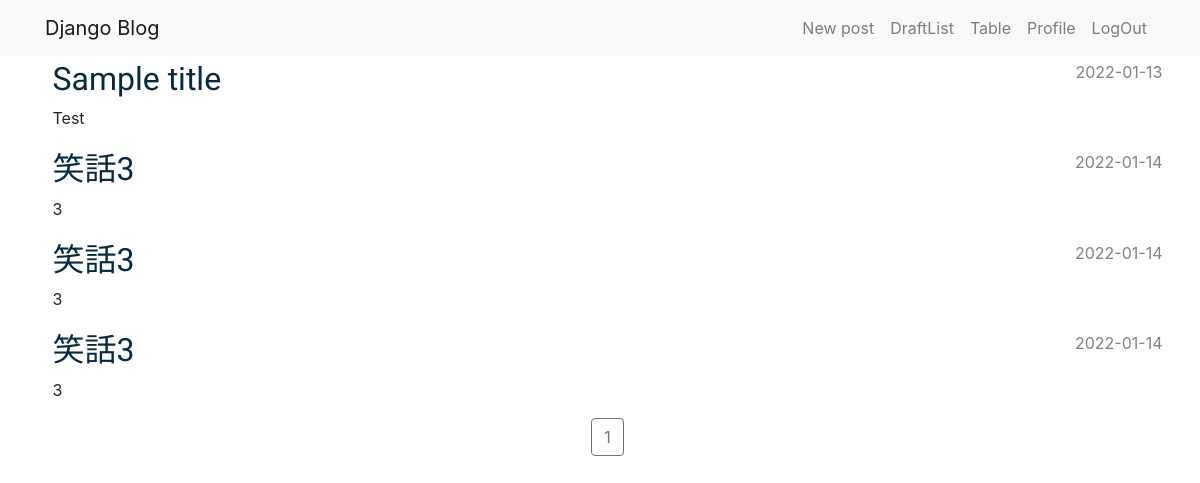
Before: /list (signed in) with the older database file.
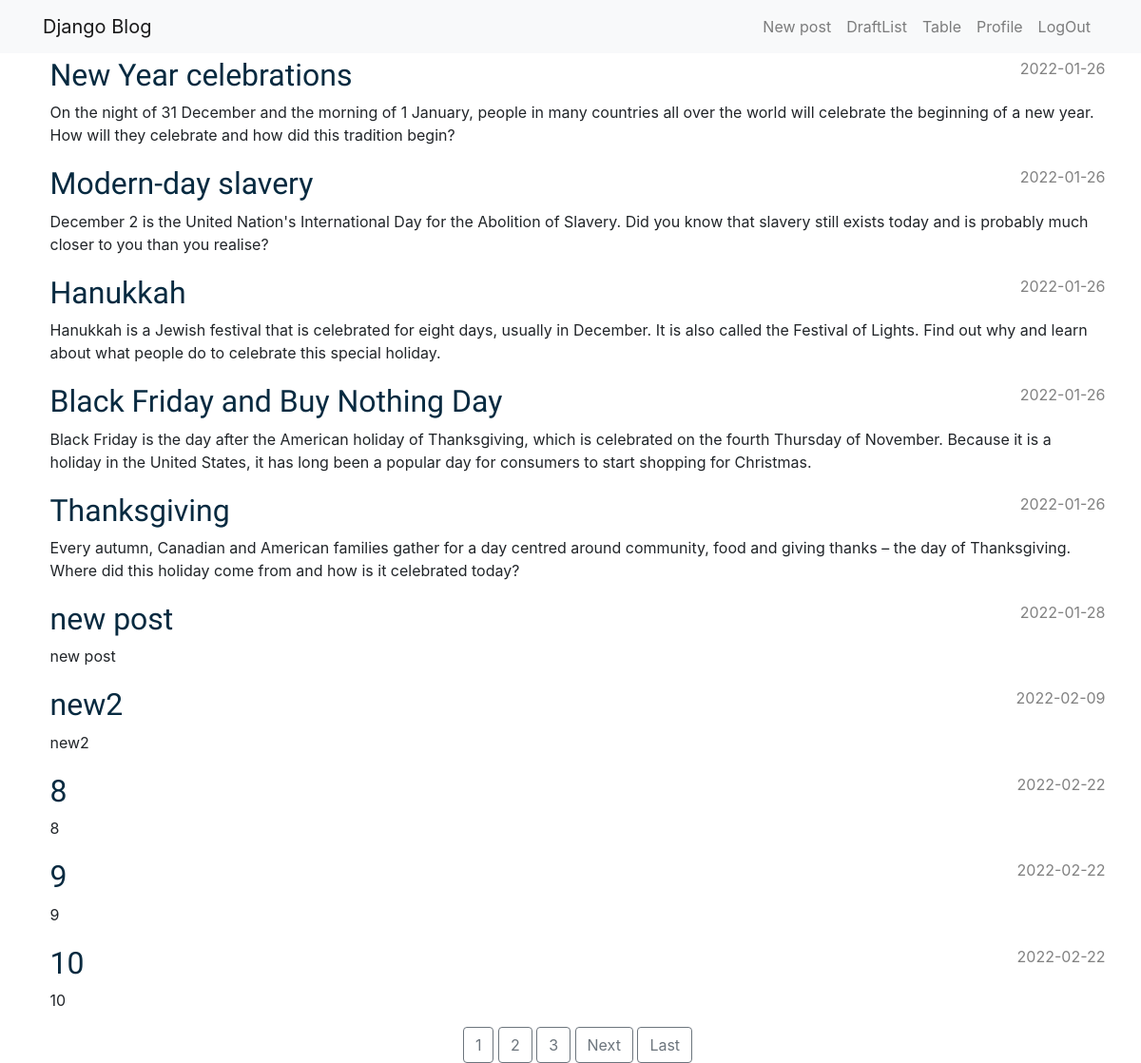
After: the same page with the newer database file.
### blog/models.py (models this page shows, shortened)
class Post(models.Model):
    author = models.ForeignKey(settings.AUTH_USER_MODEL, on_delete=models.CASCADE)
    title = models.CharField(max_length=200)
    text = models.TextField()
    created_date = models.DateTimeField(default=timezone.now)
    published_date = models.DateTimeField(blank=True, null=True)

### blog/views.py (the view)
# urls.py: path('list', views.post_list, name='post_list'),
@login_required
def post_list(request):
    posts = Post.objects.filter(published_date__lte=timezone.now()).order_by('published_date')
    paginator = Paginator(posts, 10) # Show 10 contacts per page.
    page_number = request.GET.get('page')
    page_obj = paginator.get_page(page_number)
    return render(request, 'blog/post_list.html', {'page_obj': page_obj})

### blog/templates/blog/post_list.html (shortened to what this page needs)
{% extends 'blog/base.html' %}
{% block content %}
    {% for post in page_obj %}
        <article class="post">
            <time class="date">
              {{ post.published_date|date:'Y-m-d'}}
            </time>
            <h2><a href="{% url 'post_detail' pk=post.pk %}">{{ post.title }}</a></h2>
            <p>{{ post.text|linebreaksbr }}</p>
        </article>
    {% endfor %}
    <div class="text-center">
        {% for num in page_obj.paginator.page_range %}
          {% if page_obj.number == num %}
            <a class="btn btn-outline-secondary" href="?page={{ num }}">{{ num }}</a>
          {% elif num > page_obj.number|add:'-3' and num < page_obj.number|add:'3' %}
            <a class="btn btn-outline-secondary" href="?page={{ num }}">{{ num }}</a>
          {% endif %}
        {% endfor %}
        {% if page_obj.has_next %}
          <a class="btn btn-outline-secondary" href="?page={{ page_obj.next_page_number }}">Next</a>
          <a class="btn btn-outline-secondary" href="?page={{ page_obj.paginator.num_pages }}">Last</a>
        {% endif %}
      </div>
{% endblock %}

Changed rows visible on the page:
removed Post: published_date "2022-01-13", title "Sample title", text "Test"
removed Post: published_date "2022-01-14", title "笑話3", text "3"
removed Post: published_date "2022-01-14", title "笑話3", text "3"
removed Post: published_date "2022-01-14", title "笑話3", text "3"
added Post: published_date "2022-01-26", title "New Year celebrations", text "On the night of 31 December and the morning of 1 January, people in many countries all over the world will celebrate the beginning of a new year. How will they celebrate and how did this tradition begin?"
added Post: published_date "2022-01-26", title "Modern-day slavery", text "December 2 is the United Nation's International Day for the Abolition of Slavery. Did you know that slavery still exists today and is probably much closer to you than you realise?"
added Post: published_date "2022-01-26", title "Hanukkah", text "Hanukkah is a Jewish festival that is celebrated for eight days, usually in December. It is also called the Festival of Lights. Find out why and learn about what people do to celebrate this special holiday."
added Post: published_date "2022-01-26", title "Black Friday and Buy Nothing Day", text "Black Friday is the day after the American holiday of Thanksgiving, which is celebrated on the fourth Thursday of November. Because it is a holiday in the United States, it has long been a popular day for consumers to start shopping for Christmas."
added Post: published_date "2022-01-26", title "Thanksgiving", text "Every autumn, Canadian and American families gather for a day centred around community, food and giving thanks – the day of Thanksgiving. Where did this holiday come from and how is it celebrated today?"
added Post: published_date "2022-01-28", title "new post", text "new post"
added Post: published_date "2022-02-09", title "new2", text "new2"
added Post: published_date "2022-02-22", title "8", text "8"
added Post: published_date "2022-02-22", title "9", text "9"
added Post: published_date "2022-02-22", title "10", text "10"
Other visible differences:
new list line: "2"
new list line: "3"
text now shown: "Next Last"
